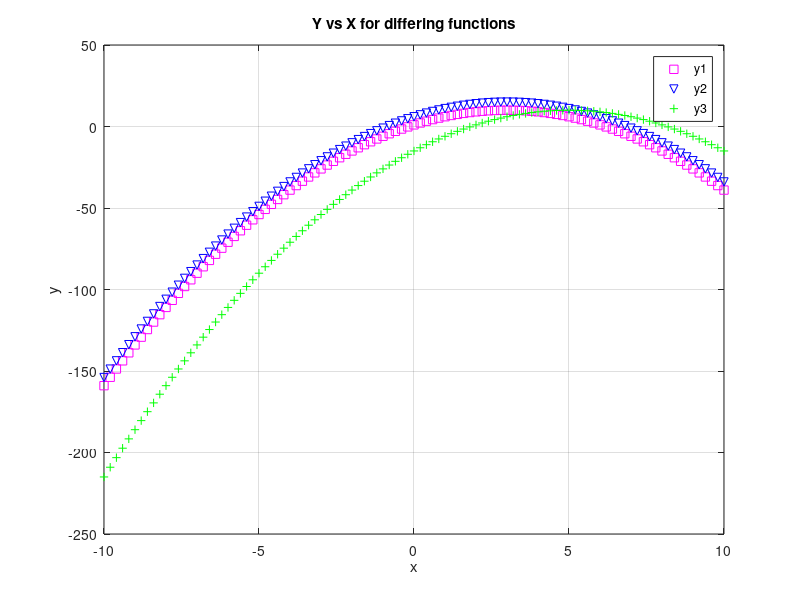

The MATLAB source for this figure:
% Example Problem 2
clc, clearvars, close all

x = linspace(-10,10,101);

y1 = (-(x-3).^2) + 10;
y2 = (-(x-3).^2) + 15;
y3 = (-(x-5).^2) + 10;

figure(1)
plot(x,y1,'ms')
xlabel('x')
ylabel('y')
title("Y vs X for differing functions")
grid on

hold on
plot(x,y2,'bv')
hold on
plot(x,y3,'g+')

legend('y1','y2','y3')
% Can use xlim and ylim to set the limits of the plot
% xlim([0,2])
% ylim([0,20])
